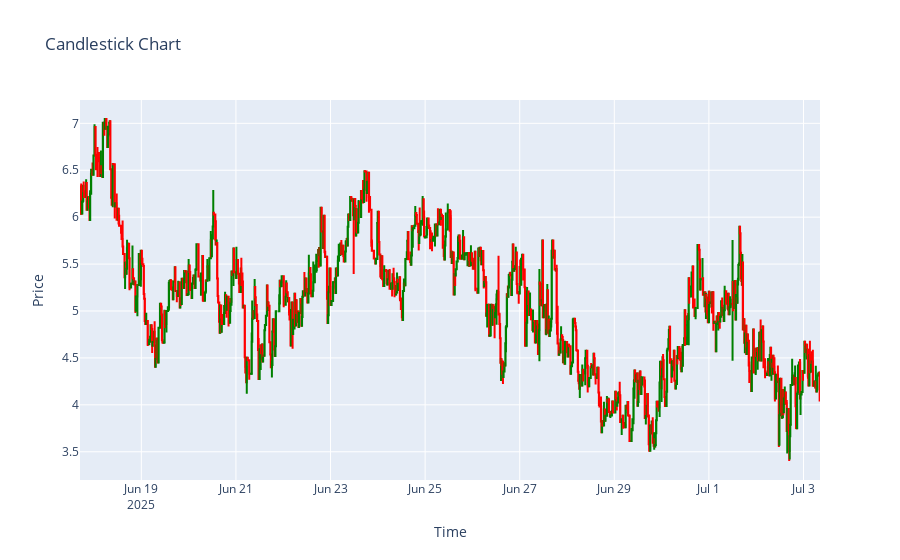

The cell this chart's notebook holds for it:
### Code cell
import plotly.graph_objects as go

fig = go.Figure(data=[
    go.Candlestick(
        x=a.index,
        open=a["open"],
        high=a["high"],
        low=a["low"],
        close=a["close"],
        increasing_line_color='green',
        decreasing_line_color='red'
    )
])

fig.update_layout(
    title="Candlestick Chart",
    xaxis_title="Time",
    yaxis_title="Price",
    xaxis_rangeslider_visible=False
)

fig.show()

### Figure 1 — Plotly figure (JSON) as saved in the notebook; plotly's stock layout.template omitted (floating-point values rounded to 4 significant figures; data arrays with more than 128 entries replaced by an {"elided": "..."} marker saying what was removed)
{"data": [{"close": {"elided": "1506 float values"}, "decreasing": {"line": {"color": "red"}}, "high": {"elided": "1506 float values"}, "increasing": {"line": {"color": "green"}}, "low": {"elided": "1506 float values"}, "open": {"elided": "1506 float values"}, "type": "candlestick", "x": {"elided": "1506 str values"}}], "layout": {"title": {"text": "Candlestick Chart"}, "xaxis": {"rangeslider": {"visible": false}, "title": {"text": "Time"}}, "yaxis": {"title": {"text": "Price"}}}}
